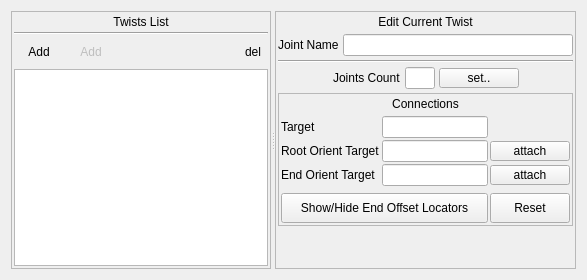
      <widget class="QWidget" name="twists_tab">
       <attribute name="title">
        <string>Twists</string>
       </attribute>
       <layout class="QHBoxLayout" name="horizontalLayout_29" stretch="0">
        <item>
         <widget class="QSplitter" name="twists_splitter">
          <property name="orientation">
           <enum>Qt::Horizontal</enum>
          </property>
          <widget class="QFrame" name="twistList_frame">
           <property name="frameShape">
            <enum>QFrame::NoFrame</enum>
           </property>
           <property name="frameShadow">
            <enum>QFrame::Raised</enum>
           </property>
           <layout class="QVBoxLayout" name="verticalLayout_32">
            <property name="spacing">
             <number>4</number>
            </property>
            <property name="leftMargin">
             <number>0</number>
            </property>
            <property name="topMargin">
             <number>0</number>
            </property>
            <property name="rightMargin">
             <number>0</number>
            </property>
            <property name="bottomMargin">
             <number>0</number>
            </property>
            <item>
             <widget class="QFrame" name="frame_9">
              <property name="minimumSize">
               <size>
                <width>0</width>
                <height>0</height>
               </size>
              </property>
              <property name="maximumSize">
               <size>
                <width>190000</width>
                <height>16777215</height>
               </size>
              </property>
              <property name="frameShape">
               <enum>QFrame::StyledPanel</enum>
              </property>
              <property name="frameShadow">
               <enum>QFrame::Plain</enum>
              </property>
              <layout class="QVBoxLayout" name="verticalLayout_33">
               <property name="spacing">
                <number>2</number>
               </property>
               <property name="leftMargin">
                <number>2</number>
               </property>
               <property name="topMargin">
                <number>2</number>
               </property>
               <property name="rightMargin">
                <number>2</number>
               </property>
               <property name="bottomMargin">
                <number>2</number>
               </property>
               <item>
                <widget class="QLabel" name="pose_label_4">
                 <property name="minimumSize">
                  <size>
                   <width>0</width>
                   <height>16</height>
                  </size>
                 </property>
                 <property name="text">
                  <string>Twists List</string>
                 </property>
                 <property name="alignment">
                  <set>Qt::AlignCenter</set>
                 </property>
                </widget>
               </item>
               <item>
                <widget class="Line" name="line_9">
                 <property name="orientation">
                  <enum>Qt::Horizontal</enum>
                 </property>
                </widget>
               </item>
               <item>
                <layout class="QHBoxLayout" name="horizontalLayout_10">
                 <item>
                  <widget class="QToolButton" name="addTwist_btn">
                   <property name="enabled">
                    <bool>true</bool>
                   </property>
                   <property name="sizePolicy">
                    <sizepolicy hsizetype="Preferred" vsizetype="Fixed">
                     <horstretch>0</horstretch>
                     <verstretch>0</verstretch>
                    </sizepolicy>
                   </property>
                   <property name="minimumSize">
                    <size>
                     <width>50</width>
                     <height>30</height>
                    </size>
                   </property>
                   <property name="text">
                    <string>Add</string>
                   </property>
                   <property name="autoRaise">
                    <bool>true</bool>
                   </property>
                  </widget>
                 </item>
                 <item>
                  <widget class="QToolButton" name="addTwistSimple_btn">
                   <property name="enabled">
                    <bool>false</bool>
                   </property>
                   <property name="sizePolicy">
                    <sizepolicy hsizetype="Preferred" vsizetype="Fixed">
                     <horstretch>0</horstretch>
                     <verstretch>0</verstretch>
                    </sizepolicy>
                   </property>
                   <property name="minimumSize">
                    <size>
                     <width>50</width>
                     <height>30</height>
                    </size>
                   </property>
                   <property name="text">
                    <string>Add</string>
                   </property>
                   <property name="autoRaise">
                    <bool>true</bool>
                   </property>
                  </widget>
                 </item>
                 <item>
                  <spacer name="horizontalSpacer_5">
                   <property name="orientation">
                    <enum>Qt::Horizontal</enum>
                   </property>
                   <property name="sizeHint" stdset="0">
                    <size>
                     <width>0</width>
                     <height>0</height>
                    </size>
                   </property>
                  </spacer>
                 </item>
                 <item>
                  <widget class="QToolButton" name="removeTwist_btn">
                   <property name="sizePolicy">
                    <sizepolicy hsizetype="Fixed" vsizetype="Fixed">
                     <horstretch>0</horstretch>
                     <verstretch>0</verstretch>
                    </sizepolicy>
                   </property>
                   <property name="minimumSize">
                    <size>
                     <width>30</width>
                     <height>30</height>
                    </size>
                   </property>
                   <property name="maximumSize">
                    <size>
                     <width>30</width>
                     <height>30</height>
                    </size>
                   </property>
                   <property name="text">
                    <string>del</string>
                   </property>
                   <property name="autoRaise">
                    <bool>true</bool>
                   </property>
                  </widget>
                 </item>
                </layout>
               </item>
               <item>
                <widget class="QListWidget" name="twists_listWidget">
                 <property name="sizePolicy">
                  <sizepolicy hsizetype="Expanding" vsizetype="Expanding">
                   <horstretch>0</horstretch>
                   <verstretch>0</verstretch>
                  </sizepolicy>
                 </property>
                 <property name="minimumSize">
                  <size>
                   <width>0</width>
                   <height>0</height>
                  </size>
                 </property>
                 <property name="maximumSize">
                  <size>
                   <width>10000000</width>
                   <height>16777215</height>
                  </size>
                 </property>
                 <property name="font">
                  <font>
                   <pointsize>12</pointsize>
                   <weight>50</weight>
                   <italic>false</italic>
                   <bold>false</bold>
                  </font>
                 </property>
                 <property name="horizontalScrollBarPolicy">
                  <enum>Qt::ScrollBarAlwaysOff</enum>
                 </property>
                 <property name="autoScroll">
                  <bool>true</bool>
                 </property>
                 <property name="autoScrollMargin">
                  <number>16</number>
                 </property>
                 <property name="selectionBehavior">
                  <enum>QAbstractItemView::SelectItems</enum>
                 </property>
                </widget>
               </item>
              </layout>
             </widget>
            </item>
           </layout>
          </widget>
          <widget class="QFrame" name="twist_frame">
           <property name="enabled">
            <bool>true</bool>
           </property>
           <property name="frameShape">
            <enum>QFrame::StyledPanel</enum>
           </property>
           <property name="frameShadow">
            <enum>QFrame::Plain</enum>
           </property>
           <layout class="QVBoxLayout" name="verticalLayout_35">
            <property name="spacing">
             <number>4</number>
            </property>
            <property name="leftMargin">
             <number>2</number>
            </property>
            <property name="topMargin">
             <number>2</number>
            </property>
            <property name="rightMargin">
             <number>2</number>
            </property>
            <property name="bottomMargin">
             <number>2</number>
            </property>
            <item>
             <widget class="QLabel" name="pose_label_5">
              <property name="minimumSize">
               <size>
                <width>0</width>
                <height>16</height>
               </size>
              </property>
              <property name="text">
               <string>Edit Current Twist</string>
              </property>
              <property name="alignment">
               <set>Qt::AlignCenter</set>
              </property>
             </widget>
            </item>
            <item>
             <layout class="QHBoxLayout" name="horizontalLayout_11">
              <item>
               <widget class="QLabel" name="label_9">
                <property name="text">
                 <string>Joint Name</string>
                </property>
               </widget>
              </item>
              <item>
               <widget class="QLineEdit" name="twistName_lineEdit">
                <property name="minimumSize">
                 <size>
                  <width>50</width>
                  <height>0</height>
                 </size>
                </property>
                <property name="readOnly">
                 <bool>true</bool>
                </property>
               </widget>
              </item>
             </layout>
            </item>
            <item>
             <widget class="Line" name="line">
              <property name="orientation">
               <enum>Qt::Horizontal</enum>
              </property>
             </widget>
            </item>
            <item>
             <layout class="QHBoxLayout" name="horizontalLayout_12">
              <item>
               <spacer name="horizontalSpacer_6">
                <property name="orientation">
                 <enum>Qt::Horizontal</enum>
                </property>
                <property name="sizeHint" stdset="0">
                 <size>
                  <width>0</width>
                  <height>20</height>
                 </size>
                </property>
               </spacer>
              </item>
              <item>
               <widget class="QLabel" name="label_10">
                <property name="text">
                 <string>Joints Count</string>
                </property>
               </widget>
              </item>
              <item>
               <widget class="QLineEdit" name="twistsJointsCount_lineEdit">
                <property name="minimumSize">
                 <size>
                  <width>30</width>
                  <height>0</height>
                 </size>
                </property>
                <property name="maximumSize">
                 <size>
                  <width>30</width>
                  <height>16777215</height>
                 </size>
                </property>
                <property name="readOnly">
                 <bool>true</bool>
                </property>
               </widget>
              </item>
              <item>
               <widget class="QPushButton" name="changeJointsCount_btn">
                <property name="minimumSize">
                 <size>
                  <width>60</width>
                  <height>0</height>
                 </size>
                </property>
                <property name="maximumSize">
                 <size>
                  <width>80</width>
                  <height>20</height>
                 </size>
                </property>
                <property name="baseSize">
                 <size>
                  <width>0</width>
                  <height>0</height>
                 </size>
                </property>
                <property name="text">
                 <string>set..</string>
                </property>
               </widget>
              </item>
              <item>
               <spacer name="horizontalSpacer_7">
                <property name="orientation">
                 <enum>Qt::Horizontal</enum>
                </property>
                <property name="sizeHint" stdset="0">
                 <size>
                  <width>0</width>
                  <height>20</height>
                 </size>
                </property>
               </spacer>
              </item>
             </layout>
            </item>
            <item>
             <widget class="QFrame" name="frame">
              <property name="frameShape">
               <enum>QFrame::StyledPanel</enum>
              </property>
              <property name="frameShadow">
               <enum>QFrame::Plain</enum>
              </property>
              <layout class="QVBoxLayout" name="verticalLayout_10">
               <property name="spacing">
                <number>4</number>
               </property>
               <property name="leftMargin">
                <number>2</number>
               </property>
               <property name="topMargin">
                <number>2</number>
               </property>
               <property name="rightMargin">
                <number>2</number>
               </property>
               <property name="bottomMargin">
                <number>2</number>
               </property>
               <item>
                <widget class="QLabel" name="twistConnections_label">
                 <property name="minimumSize">
                  <size>
                   <width>0</width>
                   <height>16</height>
                  </size>
                 </property>
                 <property name="text">
                  <string>Connections</string>
                 </property>
                 <property name="alignment">
                  <set>Qt::AlignCenter</set>
                 </property>
                </widget>
               </item>
               <item>
                <widget class="QFrame" name="twistConnections_groupFrame">
                 <layout class="QVBoxLayout" name="verticalLayout_16">
                  <property name="spacing">
                   <number>2</number>
                  </property>
                  <property name="leftMargin">
                   <number>0</number>
                  </property>
                  <property name="topMargin">
                   <number>0</number>
                  </property>
                  <property name="rightMargin">
                   <number>0</number>
                  </property>
                  <property name="bottomMargin">
                   <number>0</number>
                  </property>
                  <item>
                   <layout class="QGridLayout" name="gridLayout_7">
                    <property name="spacing">
                     <number>2</number>
                    </property>
                    <item row="2" column="0">
                     <widget class="QLabel" name="label_40">
                      <property name="text">
                       <string>End Orient Target</string>
                      </property>
                     </widget>
                    </item>
                    <item row="0" column="1">
                     <widget class="QLineEdit" name="twistRootJoint_lineEdit">
                      <property name="minimumSize">
                       <size>
                        <width>50</width>
                        <height>0</height>
                       </size>
                      </property>
                      <property name="readOnly">
                       <bool>true</bool>
                      </property>
                     </widget>
                    </item>
                    <item row="0" column="0">
                     <widget class="QLabel" name="label_12">
                      <property name="text">
                       <string>Target</string>
                      </property>
                     </widget>
                    </item>
                    <item row="1" column="0">
                     <widget class="QLabel" name="label_15">
                      <property name="text">
                       <string>Root Orient Target</string>
                      </property>
                     </widget>
                    </item>
                    <item row="1" column="1">
                     <widget class="QLineEdit" name="twistRootOrientJoint_lineEdit">
                      <property name="minimumSize">
                       <size>
                        <width>50</width>
                        <height>0</height>
                       </size>
                      </property>
                      <property name="readOnly">
                       <bool>true</bool>
                      </property>
                     </widget>
                    </item>
                    <item row="2" column="1">
                     <widget class="QLineEdit" name="twistEndJoint_lineEdit">
                      <property name="minimumSize">
                       <size>
                        <width>50</width>
                        <height>0</height>
                       </size>
                      </property>
                      <property name="readOnly">
                       <bool>true</bool>
                      </property>
                     </widget>
                    </item>
                    <item row="1" column="2">
                     <widget class="QPushButton" name="twist_attachRoot_btn">
                      <property name="minimumSize">
                       <size>
                        <width>60</width>
                        <height>0</height>
                       </size>
                      </property>
                      <property name="maximumSize">
                       <size>
                        <width>80</width>
                        <height>20</height>
                       </size>
                      </property>
                      <property name="baseSize">
                       <size>
                        <width>0</width>
                        <height>0</height>
                       </size>
                      </property>
                      <property name="text">
                       <string>attach</string>
                      </property>
                     </widget>
                    </item>
                    <item row="2" column="2">
                     <widget class="QPushButton" name="twist_attachEnd_btn">
                      <property name="minimumSize">
                       <size>
                        <width>80</width>
                        <height>0</height>
                       </size>
                      </property>
                      <property name="maximumSize">
                       <size>
                        <width>80</width>
                        <height>20</height>
                       </size>
                      </property>
                      <property name="text">
                       <string>attach</string>
                      </property>
                     </widget>
                    </item>
                   </layout>
                  </item>
                  <item>
                   <spacer name="verticalSpacer_7">
                    <property name="orientation">
                     <enum>Qt::Vertical</enum>
                    </property>
                    <property name="sizeType">
                     <enum>QSizePolicy::Fixed</enum>
                    </property>
                    <property name="sizeHint" stdset="0">
                     <size>
                      <width>5</width>
                      <height>5</height>
                     </size>
                    </property>
                   </spacer>
                  </item>
                  <item>
                   <layout class="QHBoxLayout" name="horizontalLayout_43">
                    <property name="spacing">
                     <number>2</number>
                    </property>
                    <item>
                     <widget class="QPushButton" name="twistToggleOffsetLocators_btn">
                      <property name="minimumSize">
                       <size>
                        <width>60</width>
                        <height>30</height>
                       </size>
                      </property>
                      <property name="maximumSize">
                       <size>
                        <width>800000</width>
                        <height>30</height>
                       </size>
                      </property>
                      <property name="text">
                       <string>Show/Hide End Offset Locators</string>
                      </property>
                      <property name="checkable">
                       <bool>true</bool>
                      </property>
                     </widget>
                    </item>
                    <item>
                     <widget class="QPushButton" name="twist_reset_btn">
                      <property name="enabled">
                       <bool>true</bool>
                      </property>
                      <property name="minimumSize">
                       <size>
                        <width>80</width>
                        <height>30</height>
                       </size>
                      </property>
                      <property name="maximumSize">
                       <size>
                        <width>80</width>
                        <height>40</height>
                       </size>
                      </property>
                      <property name="text">
                       <string>Reset</string>
                      </property>
                     </widget>
                    </item>
                   </layout>
                  </item>
                 </layout>
                </widget>
               </item>
              </layout>
             </widget>
            </item>
            <item>
             <spacer name="verticalSpacer_6">
              <property name="orientation">
               <enum>Qt::Vertical</enum>
              </property>
              <property name="sizeHint" stdset="0">
               <size>
                <width>20</width>
                <height>40</height>
               </size>
              </property>
             </spacer>
            </item>
           </layout>
          </widget>
         </widget>
        </item>
       </layout>
      </widget>
